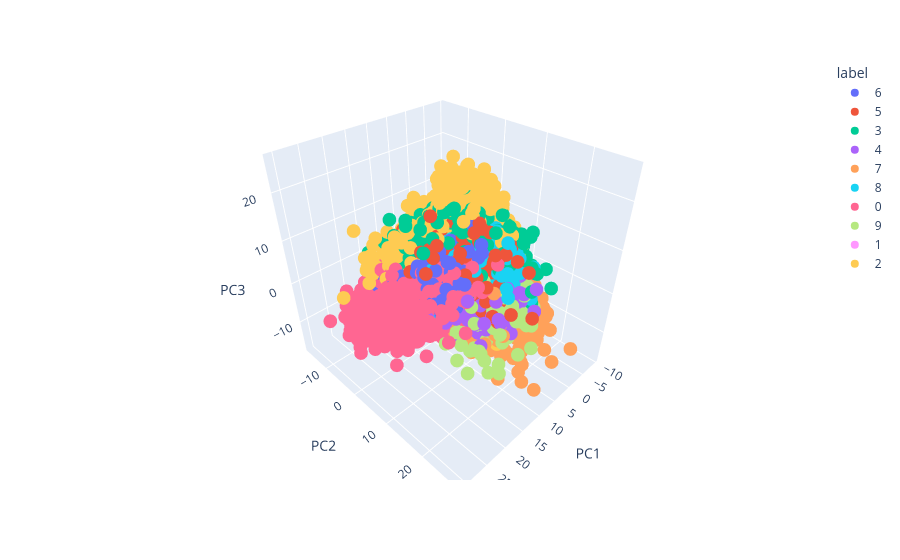

Source (notebook cell):
### Code cell
import pandas as pd
import plotly.express as px

# Make sure y is aligned with X_train_trf
y_train_trf = y_train.astype(str)

# Create a proper dataframe for plotting
plot_df = pd.DataFrame({
    "PC1": X_train_trf[:, 0],
    "PC2": X_train_trf[:, 1],
    "PC3": X_train_trf[:, 2],
    "label": y_train_trf.values
})

# 3D scatter plot
fig = px.scatter_3d(
    plot_df,
    x="PC1",
    y="PC2",
    z="PC3",
    color="label"
)

fig.show()

### Figure 1 — Plotly figure (JSON) as saved in the notebook; plotly's stock layout.template omitted (floating-point values rounded to 4 significant figures; data arrays with more than 128 entries replaced by an {"elided": "..."} marker saying what was removed)
{"data": [{"hovertemplate": "label=6<br>PC1=%{x}<br>PC2=%{y}<br>PC3=%{z}<extra></extra>", "legendgroup": "6", "marker": {"color": "#636efa", "symbol": "circle"}, "mode": "markers", "name": "6", "scene": "scene", "showlegend": true, "type": "scatter3d", "x": {"elided": "3352 float values"}, "y": {"elided": "3352 float values"}, "z": {"elided": "3352 float values"}}, {"hovertemplate": "label=5<br>PC1=%{x}<br>PC2=%{y}<br>PC3=%{z}<extra></extra>", "legendgroup": "5", "marker": {"color": "#EF553B", "symbol": "circle"}, "mode": "markers", "name": "5", "scene": "scene", "showlegend": true, "type": "scatter3d", "x": {"elided": "3093 float values"}, "y": {"elided": "3093 float values"}, "z": {"elided": "3093 float values"}}, {"hovertemplate": "label=3<br>PC1=%{x}<br>PC2=%{y}<br>PC3=%{z}<extra></extra>", "legendgroup": "3", "marker": {"color": "#00cc96", "symbol": "circle"}, "mode": "markers", "name": "3", "scene": "scene", "showlegend": true, "type": "scatter3d", "x": {"elided": "3414 float values"}, "y": {"elided": "3414 float values"}, "z": {"elided": "3414 float values"}}, {"hovertemplate": "label=4<br>PC1=%{x}<br>PC2=%{y}<br>PC3=%{z}<extra></extra>", "legendgroup": "4", "marker": {"color": "#ab63fa", "symbol": "circle"}, "mode": "markers", "name": "4", "scene": "scene", "showlegend": true, "type": "scatter3d", "x": {"elided": "3233 float values"}, "y": {"elided": "3233 float values"}, "z": {"elided": "3233 float values"}}, {"hovertemplate": "label=7<br>PC1=%{x}<br>PC2=%{y}<br>PC3=%{z}<extra></extra>", "legendgroup": "7", "marker": {"color": "#FFA15A", "symbol": "circle"}, "mode": "markers", "name": "7", "scene": "scene", "showlegend": true, "type": "scatter3d", "x": {"elided": "3508 float values"}, "y": {"elided": "3508 float values"}, "z": {"elided": "3508 float values"}}, {"hovertemplate": "label=8<br>PC1=%{x}<br>PC2=%{y}<br>PC3=%{z}<extra></extra>", "legendgroup": "8", "marker": {"color": "#19d3f3", "symbol": "circle"}, "mode": "markers", "name": "8", "scene": "scene", "showlegend": true, "type": "scatter3d", "x": {"elided": "3228 float values"}, "y": {"elided": "3228 float values"}, "z": {"elided": "3228 float values"}}, {"hovertemplate": "label=0<br>PC1=%{x}<br>PC2=%{y}<br>PC3=%{z}<extra></extra>", "legendgroup": "0", "marker": {"color": "#FF6692", "symbol": "circle"}, "mode": "markers", "name": "0", "scene": "scene", "showlegend": true, "type": "scatter3d", "x": {"elided": "3316 float values"}, "y": {"elided": "3316 float values"}, "z": {"elided": "3316 float values"}}, {"hovertemplate": "label=9<br>PC1=%{x}<br>PC2=%{y}<br>PC3=%{z}<extra></extra>", "legendgroup": "9", "marker": {"color": "#B6E880", "symbol": "circle"}, "mode": "markers", "name": "9", "scene": "scene", "showlegend": true, "type": "scatter3d", "x": {"elided": "3350 float values"}, "y": {"elided": "3350 float values"}, "z": {"elided": "3350 float values"}}, {"hovertemplate": "label=1<br>PC1=%{x}<br>PC2=%{y}<br>PC3=%{z}<extra></extra>", "legendgroup": "1", "marker": {"color": "#FF97FF", "symbol": "circle"}, "mode": "markers", "name": "1", "scene": "scene", "showlegend": true, "type": "scatter3d", "x": {"elided": "3775 float values"}, "y": {"elided": "3775 float values"}, "z": {"elided": "3775 float values"}}, {"hovertemplate": "label=2<br>PC1=%{x}<br>PC2=%{y}<br>PC3=%{z}<extra></extra>", "legendgroup": "2", "marker": {"color": "#FECB52", "symbol": "circle"}, "mode": "markers", "name": "2", "scene": "scene", "showlegend": true, "type": "scatter3d", "x": {"elided": "3331 float values"}, "y": {"elided": "3331 float values"}, "z": {"elided": "3331 float values"}}], "layout": {"legend": {"title": {"text": "label"}, "tracegroupgap": 0}, "margin": {"t": 60}, "scene": {"domain": {"x": [0.0, 1.0], "y": [0.0, 1.0]}, "xaxis": {"title": {"text": "PC1"}}, "yaxis": {"title": {"text": "PC2"}}, "zaxis": {"title": {"text": "PC3"}}}}}
